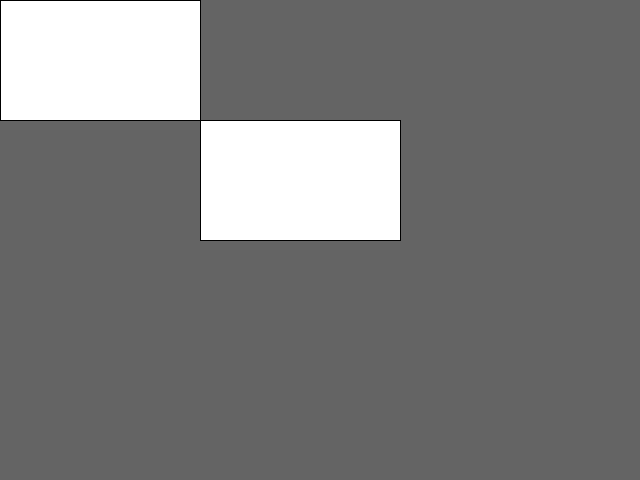
Frame 1 (no input)
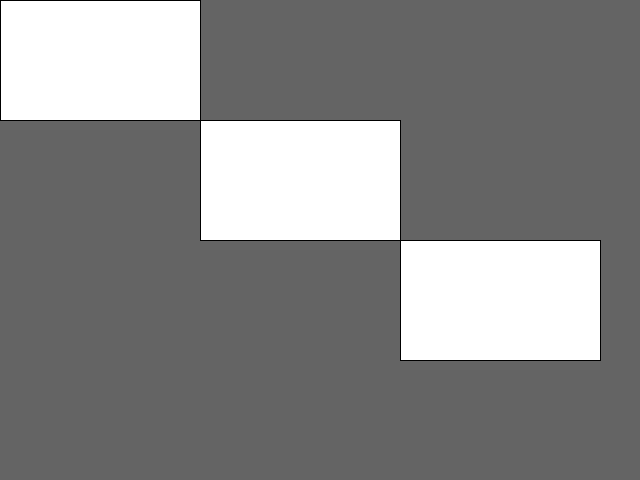
Frame 2 (the mouse pressed at the canvas centre, redrawn once)

The Processing sketch that drew these frames (run headless with seeded random() and noise(); the mouse was pressed at the canvas centre and the sketch redrawn once):

// Processing sketch: Chapter02_04
// ── Chapter02_04.pde
PGraphics pg;

void setup() {
  size(640, 480);
  background(100, 100, 100);
  pg = getGraphics();
  noLoop();
}

void draw() {
  rect(0, 0, 200, 120);
  image(pg, 200, 120);
}
